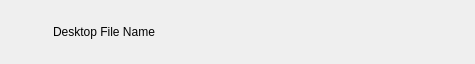
<?xml version="1.0" encoding="UTF-8"?>
<ui version="4.0">
 <class>dif_list_item</class>
 <widget class="QWidget" name="dif_list_item">
  <property name="geometry">
   <rect>
    <x>0</x>
    <y>0</y>
    <width>475</width>
    <height>64</height>
   </rect>
  </property>
  <property name="windowTitle">
   <string>Form</string>
  </property>
  <layout class="QHBoxLayout" name="horizontalLayout_2">
   <item>
    <widget class="QLabel" name="img_desktop_file_img">
     <property name="sizePolicy">
      <sizepolicy hsizetype="Maximum" vsizetype="Maximum">
       <horstretch>0</horstretch>
       <verstretch>0</verstretch>
      </sizepolicy>
     </property>
     <property name="maximumSize">
      <size>
       <width>36</width>
       <height>36</height>
      </size>
     </property>
     <property name="text">
      <string/>
     </property>
     <property name="pixmap">
      <pixmap resource="../images/img_resource.qrc">:/images/placeholder_img</pixmap>
     </property>
     <property name="scaledContents">
      <bool>true</bool>
     </property>
     <property name="margin">
      <number>2</number>
     </property>
    </widget>
   </item>
   <item>
    <widget class="QLabel" name="lb_desktop_file_name">
     <property name="text">
      <string>Desktop File Name</string>
     </property>
    </widget>
   </item>
  </layout>
 </widget>
 <resources>
  <include location="../images/img_resource.qrc"/>
 </resources>
 <connections/>
</ui>
